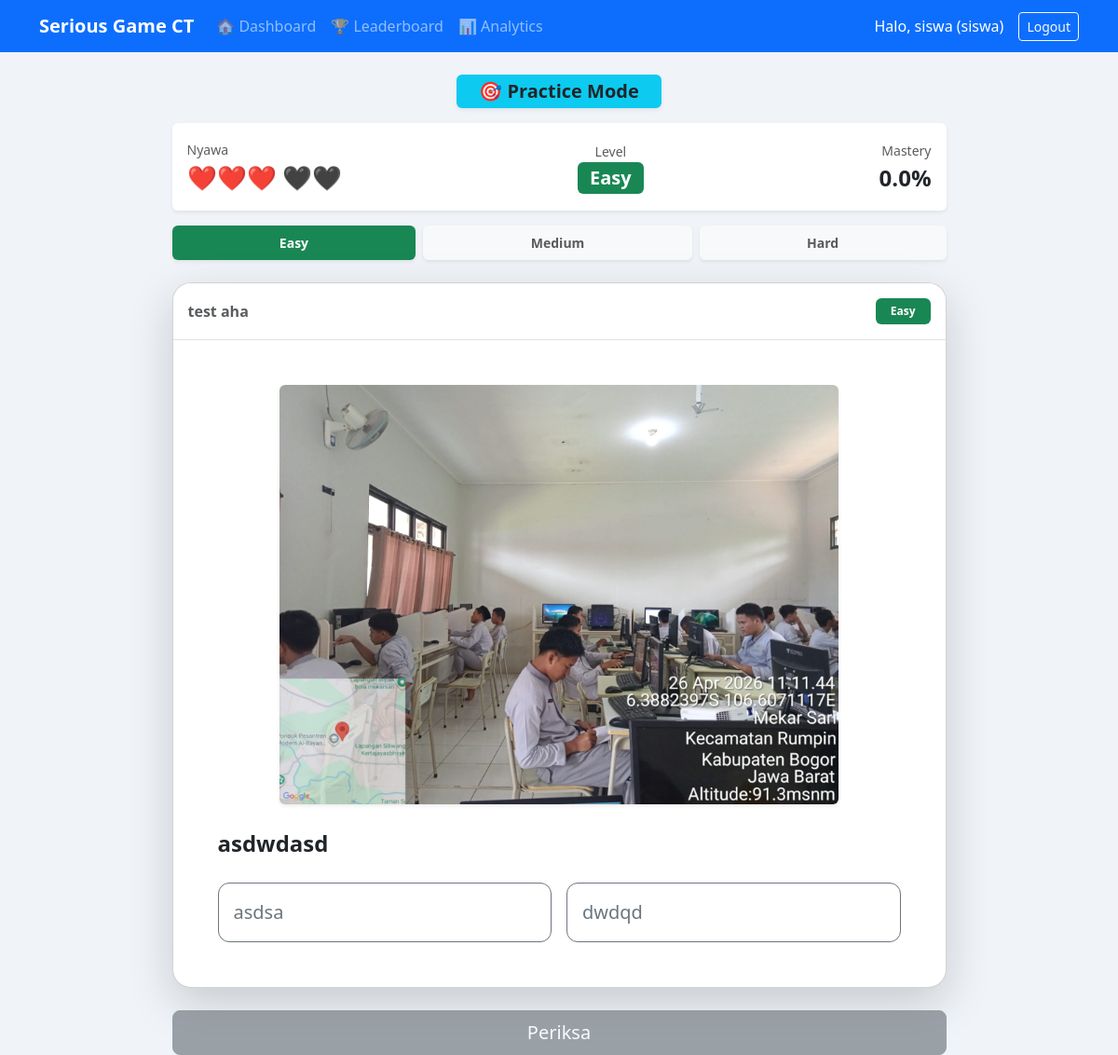
/siswa/game/c2482abd-c333-4178-941c-40e0046141ba (signed in), run on the app's committed database.
### app/models.py (models this page shows)
class User(db.Model, UserMixin):
    __tablename__ = 'users'
    id           = db.Column(db.Integer, primary_key=True)
    username     = db.Column(db.String(80), unique=True, nullable=False)
    password     = db.Column(db.String(200), nullable=False)
    role         = db.Column(db.Enum(RoleEnum), nullable=False, default=RoleEnum.siswa)
    total_points = db.Column(db.Integer, default=0)

class GameSession(db.Model):
    __tablename__ = 'game_sessions'
    id             = db.Column(db.String(36), primary_key=True, default=_uuid)
    user_id        = db.Column(db.Integer, db.ForeignKey('users.id'), nullable=False)
    stage_id       = db.Column(db.Integer, db.ForeignKey('stages.id'), nullable=False)
    mode           = db.Column(db.String(10), nullable=False, default=MODE_PRACTICE)
    attempt_number = db.Column(db.Integer, nullable=False, default=1)
    current_level  = db.Column(db.String(10), nullable=False, default='Easy')
    nyawa          = db.Column(db.Integer, nullable=False, default=3)
    wrong_streak   = db.Column(db.Integer, nullable=False, default=0)
    is_active      = db.Column(db.Boolean, default=True)
    is_cleared     = db.Column(db.Boolean, default=False)
    started_at        = db.Column(db.DateTime, nullable=False, server_default=db.func.now())
    completed_at      = db.Column(db.DateTime, nullable=True)
    used_question_ids = db.Column(db.Text, default='[]')
    stage        = db.relationship('Stage', foreign_keys=[stage_id], lazy=True)
    attempt_logs = db.relationship('AttemptLog', backref='session', lazy=True,
                                   cascade='all, delete-orphan')

class Stage(db.Model):
    __tablename__ = 'stages'
    id            = db.Column(db.Integer, primary_key=True)
    modul_id      = db.Column(db.Integer, db.ForeignKey('moduls.id'), nullable=False)
    title         = db.Column(db.String(100), nullable=False)
    audio_bg_url  = db.Column(db.String(255), nullable=True)
    image_url     = db.Column(db.String(255), nullable=True)
    kelas         = db.Column(db.String(10), nullable=True)
    difficulty    = db.Column(db.String(10), nullable=True)
    order_index   = db.Column(db.Integer, nullable=False, default=0)
    is_active     = db.Column(db.Boolean, default=True)
    mode          = db.Column(db.String(10), nullable=False, default=MODE_PRACTICE)  # 'practice'|'challenge'
    abstraction         = db.Column(db.Boolean, default=False)
    data_collection     = db.Column(db.Boolean, default=False)
    data_representation = db.Column(db.Boolean, default=False)
    data_interpretation = db.Column(db.Boolean, default=False)
    specification       = db.Column(db.Boolean, default=False)
    algorithms          = db.Column(db.Boolean, default=False)
    implementation      = db.Column(db.Boolean, default=False)
    digital_systems     = db.Column(db.Boolean, default=False)
    interactions        = db.Column(db.Boolean, default=False)
    impact              = db.Column(db.Boolean, default=False)
    decomposition        = db.Column(db.Boolean, default=False)
    abstraction_ct       = db.Column(db.Boolean, default=False)
    modelling_simulation = db.Column(db.Boolean, default=False)
    algorithms_ct        = db.Column(db.Boolean, default=False)
    evaluation           = db.Column(db.Boolean, default=False)
    questions = db.relationship('Question', backref='stage', lazy=True,
                                cascade='all, delete-orphan')

class Question(db.Model):
    __tablename__ = 'questions'
    id              = db.Column(db.Integer, primary_key=True)
    stage_id        = db.Column(db.Integer, db.ForeignKey('stages.id'), nullable=False)
    difficulty_tier = db.Column(db.String(10), nullable=False, default='Easy')
    type            = db.Column(db.String(10), nullable=False)  # 'PG' | 'Isian'
    content_text    = db.Column(db.Text, nullable=False)
    media_url       = db.Column(db.String(255), nullable=True)
    explanation     = db.Column(db.Text, nullable=True)
    is_active       = db.Column(db.Boolean, default=True)
    answers = db.relationship('Answer', backref='question', lazy=True,
                              cascade='all, delete-orphan')

class Answer(db.Model):
    __tablename__ = 'answers'
    id          = db.Column(db.Integer, primary_key=True)
    question_id = db.Column(db.Integer, db.ForeignKey('questions.id'), nullable=False)
    text        = db.Column(db.String(500), nullable=False)
    is_correct  = db.Column(db.Boolean, default=False)

### app/routes/siswa.py (the view)
@siswa_bp.route('/game/<session_id>')
@login_required
@role_required('siswa')
def game(session_id):
    sess = _get_session(session_id)
    if not sess:
        flash('Sesi tidak ditemukan.', 'danger')
        return redirect(url_for('siswa.dashboard'))
    if not sess.is_active:
        return redirect(url_for('siswa.stage_result', session_id=session_id))
    q = _pick_question(sess)
    if q is None:
        flash('Soal habis untuk level ini. Hubungi guru untuk menambah soal.', 'warning')
        return redirect(url_for('siswa.dashboard'))
    answers_data = [{'id': a.id, 'text': a.text} for a in q.answers] \
                   if q.type == 'PG' else []
    logs = AttemptLog.query.filter_by(session_id=session_id).all()
    temp_mastery = _calc_mastery(logs)
    return render_template('siswa/game.html',
        sess=sess, stage=sess.stage, question=q,
        answers=answers_data,
        level_order=LEVEL_ORDER,
        is_practice=(sess.mode == MODE_PRACTICE),
        temp_mastery=temp_mastery
    )

### app/models.py (called while the page is built)
@login_manager.user_loader
def load_user(user_id):
    return User.query.get(int(user_id))

### app/routes/siswa.py (called while the page is built)
def _get_session(session_id):
    return GameSession.query.filter_by(
        id=session_id, user_id=current_user.id).first()

def _pick_question(sess):
    used = json.loads(sess.used_question_ids)
    q = Question.query.filter_by(
        stage_id=sess.stage_id,
        difficulty_tier=sess.current_level,
        is_active=True
    ).filter(~Question.id.in_(used) if used else True).all()
    return random.choice(q) if q else None

def _calc_mastery(logs):
    if not logs:
        return 0.0
    return round(sum(1 for l in logs if l.is_correct) / len(logs) * 100, 1)

### app/utils.py (called while the page is built)
def role_required(*roles):
    def decorator(f):
        @wraps(f)
        def decorated_function(*args, **kwargs):
            if not current_user.is_authenticated:
                if request.is_json:
                    return jsonify({'error': 'Unauthorized'}), 401
                abort(401)
            if current_user.role.value not in roles:
                if request.is_json:
                    return jsonify({'error': 'Forbidden'}), 403
                abort(403)
            return f(*args, **kwargs)
        return decorated_function
    return decorator

### templates/siswa/game.html (shortened to what this page needs)
{% extends 'base.html' %}
{% block content %}
<div class="row justify-content-center">
<div class="col-12 col-lg-10 col-xl-9">
  <div class="text-center mb-3">
    <span class="badge fs-5 px-4 py-2 {{ 'bg-info text-dark' if is_practice else 'bg-danger' }} shadow-sm">
      {{ '🎯 Practice Mode' if is_practice else '⚔️ Challenge Mode' }}
    </span>
  </div>
  <div class="d-flex align-items-center justify-content-between mb-3 p-3 bg-white rounded shadow-sm">
    <div>
      <span class="text-muted small">Nyawa</span><br>
      <span id="nyawaDisplay" style="font-size:1.6rem">
        {% for i in range(sess.nyawa) %}❤️{% endfor %}
        {% for i in range(5 - sess.nyawa) %}🖤{% endfor %}
      </span>
    </div>
    <div class="text-center">
      <span class="text-muted small">Level</span><br>
      <span id="levelDisplay" class="badge fs-5
        {% if sess.current_level == 'Easy' %}bg-success
        {% elif sess.current_level == 'Medium' %}bg-warning text-dark
        {% else %}bg-danger{% endif %}">
        {{ sess.current_level }}
      </span>
    </div>
    <div class="text-end">
      <span class="text-muted small">Mastery</span><br>
      <strong id="masteryDisplay" class="fs-4">{{ temp_mastery }}%</strong>
    </div>
  </div>
  <div class="d-flex gap-2 mb-4">
    {% for lvl in level_order %}
    <div class="flex-fill text-center py-2 rounded small fw-bold
      {% if lvl == sess.current_level %}
        {{ 'bg-success text-white' if lvl == 'Easy' else ('bg-warning text-dark' if lvl == 'Medium' else 'bg-danger text-white') }}
      {% else %}bg-light text-muted{% endif %} shadow-sm">
      {{ lvl }}
    </div>
    {% endfor %}
  </div>
  <div class="card shadow-lg mb-4" id="questionCard" style="border-radius:20px; overflow:hidden;">
    <div class="card-header bg-white py-3 d-flex justify-content-between align-items-center border-bottom">
      <span class="text-muted fw-bold">{{ stage.title }}</span>
      <span class="badge {{ 'bg-success' if question.difficulty_tier == 'Easy' else ('bg-warning text-dark' if question.difficulty_tier == 'Medium' else 'bg-danger') }} px-3 py-2">
        {{ question.difficulty_tier }}
      </span>
    </div>
    <div class="card-body p-4 p-md-5">
      {% if question.media_url %}
      <div class="text-center mb-4">
        <img src="{{ url_for('static', filename=question.media_url) }}"
             class="img-fluid rounded shadow-sm"
             style="max-height: 450px; width: auto; object-fit: contain;">
      </div>
      {% endif %}
      <div class="question-content mb-4">
        <p class="fs-4 fw-bold mb-4">{{ question.content_text }}</p>
      </div>
      {% if question.type == 'PG' %}
      <div id="pgOptions" class="row g-3">
        {% for ans in answers %}
        <div class="col-12 col-md-6">
          <button type="button"
                  class="btn btn-outline-secondary text-start p-3 w-100 h-100 option-btn"
                  data-id="{{ ans.id }}" data-text="{{ ans.text }}"
                  onclick="selectOption(this)">
            <span class="fs-5">{{ ans.text }}</span>
          </button>
        </div>
        {% endfor %}
      </div>
      {% else %}
      <div class="col-12 col-lg-8 mx-auto">
        <input type="text" class="form-control form-control-lg py-3" id="isianAnswer"
               placeholder="Tulis jawaban kamu..." autocomplete="off"
               oninput="document.getElementById('btnCheck').disabled = this.value.trim() === ''">
      </div>
      {% endif %}
    </div>
  </div>
  <div class="mt-3 d-grid gap-2">
    <button class="btn btn-lg btn-secondary" id="btnCheck" disabled onclick="submitAnswer()">
      Periksa
    </button>
  </div>
</div>
</div>
{% endblock %}

### templates/base.html (shortened to what this page needs)
<!DOCTYPE html>
<html lang="id">
<head>
    <link href="https://cdn.jsdelivr.net/npm/bootstrap@5.3.0/dist/css/bootstrap.min.css" rel="stylesheet">
</head>
<body>
    {% if current_user.is_authenticated %}
    <nav class="navbar navbar-expand-lg navbar-dark bg-primary">
        <div class="container">
            <a class="navbar-brand" href="#">Serious Game CT</a>
            <div class="collapse navbar-collapse" id="navbarNav">
                <ul class="navbar-nav me-auto">
                    {% if current_user.role.value in ['siswa'] %}
                    <li class="nav-item">
                        <a class="nav-link" href="{{ url_for('siswa.dashboard') }}">🏠 Dashboard</a>
                    </li>
                    <li class="nav-item">
                        <a class="nav-link" href="{{ url_for('siswa.leaderboards') }}">🏆 Leaderboard</a>
                    </li>
                    <li class="nav-item">
                        <a class="nav-link" href="{{ url_for('siswa.analytics') }}">📊 Analytics</a>
                    </li>
                    {% endif %}
                </ul>
                <div class="d-flex align-items-center">
                    <span class="navbar-text text-white me-3">
                        Halo, {{ current_user.username }} ({{ current_user.role.value }})
                    </span>
                    <a href="{{ url_for('auth.logout') }}" class="btn btn-outline-light btn-sm">Logout</a>
                </div>
            </div>
        </div>
    </nav>
    {% endif %}
    <div class="container mt-4">
        {% block content %}{% endblock %}
    </div>
</body>
</html>

### templates/base.html (style rules this page uses)
body { background-color: #f0f4f8; }
.navbar-brand { font-weight: bold; }

### templates/siswa/game.html (style rules this page uses)
.option-btn { border-radius:12px; font-size:1rem; transition:all .15s; }

### data on the page
User: username "siswa", role.value "siswa"
GameSession: current_level "Easy"
Stage: title "test aha"
Question: difficulty_tier "Easy", media_url (picture), content_text "asdwdasd"
Answer: text "asdsa"
Answer: text "dwdqd"

### other printed values
{{ '🎯 Practice Mode' if is_practice else '⚔️ Challenge Mode' }} "🎯 Practice Mode"
{{ temp_mastery }} "0.0"
{{ lvl }} "Easy" "Medium" "Hard"
